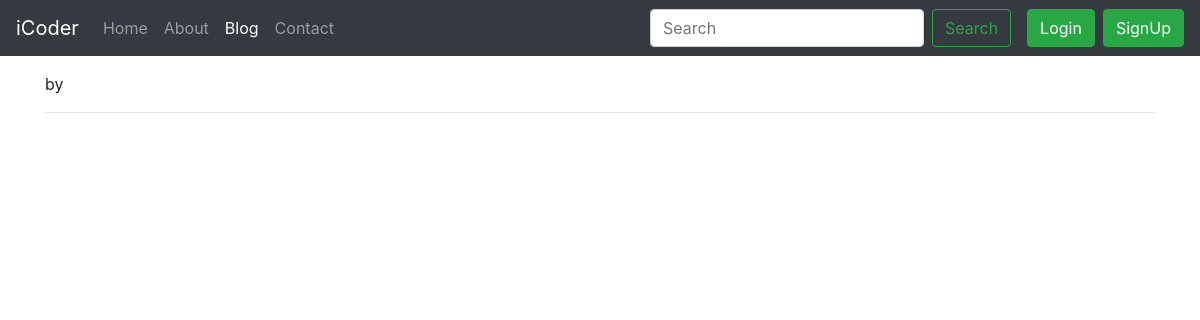
/blog/first-post, run on an earlier commit of the app's database.
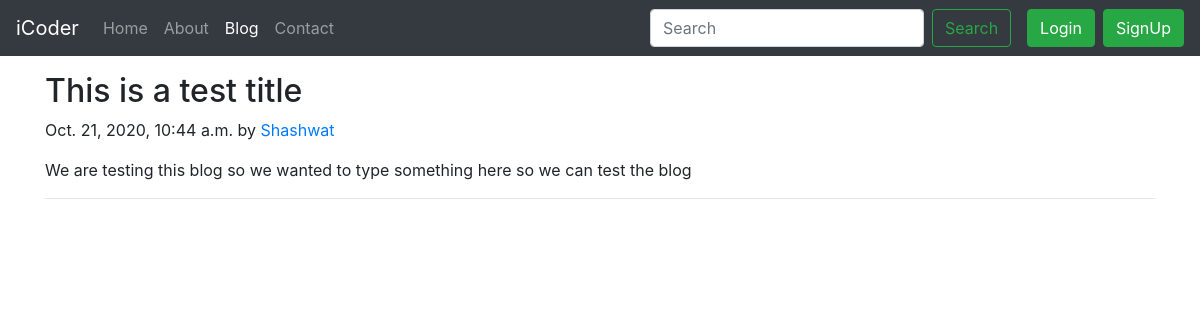
And on a later commit of the database.
### blog/models.py (models this page shows, shortened)
class Post(models.Model):
    sno = models.AutoField(primary_key=True)
    title = models.CharField(max_length=255)
    content = models.TextField()
    author = models.CharField(max_length=20)
    slug = models.CharField(max_length=130)
    timeStamp = models.DateTimeField(blank=True)

### blog/views.py (the view)
# urls.py: path("<str:slug>", views.blogPost, name="blogPost" )
def blogPost(request, slug):
    post = Post.objects.filter(slug=slug).first()
    context = {'post':post}
    return render(request, 'blog/blogPost.html', context)

### templates/blog/blogPost.html (shortened to what this page needs)
{% extends 'base.html' %}
{% block blogactive %}active{% endblock blogactive %}
{% block body %}
<div class="container my-3">
        <h2 class="blog-post-title">{{post.title}}</h2>
        <p class="blog-post-meta">{{post.timeStamp}} by <a href="/about">{{post.author}}</a></p>
        <p>{{post.content}}</p>
        <hr>
      </div>
{% endblock body %}

### templates/base.html (shortened to what this page needs)
<!doctype html>
<html lang="en">
<head>
  <link rel="stylesheet" href="https://cdn.jsdelivr.net/npm/bootstrap@4.5.3/dist/css/bootstrap.min.css"
>
</head>
<body>
  <nav class="navbar navbar-expand-lg navbar-dark bg-dark">
    <a class="navbar-brand" href="/">iCoder</a>
    <div class="collapse navbar-collapse" id="navbarSupportedContent">
      <ul class="navbar-nav mr-auto">
        <li class="nav-item {% block homeactive %}{% endblock homeactive %} ">
          <a class="nav-link" href="/">Home <span class="sr-only">(current)</span></a>
        </li>
        <li class="nav-item {% block aboutactive %}{% endblock aboutactive %} ">
          <a class="nav-link" href="/about">About</a>
        </li>
        <li class="nav-item {% block blogactive %}{% endblock blogactive %} ">
          <a class="nav-link" href="/blog">Blog</a>
        </li>
        <li class="nav-item {% block contactactive %}{% endblock contactactive %} ">
          <a class="nav-link" href="/contact">Contact</a>
        </li>
      </ul>
      <form method="get" action="/search" class="form-inline my-2 my-lg-0 mx-3">
        <input class="form-control mr-sm-2" type="search" placeholder="Search" aria-label="Search" name="query"
          id="query">
        <button class="btn btn-outline-success my-2 my-sm-0" type="submit">Search</button>
      </form>
      <button type="button" class="btn btn-success mr-2" data-toggle="modal" data-target="#loginModal">
        Login
      </button>
      <button type="button" class="btn btn-success" data-toggle="modal" data-target="#signupModal">
        SignUp
      </button>
    </div>
  </nav>
  {% block body %}
  {% endblock body %}
</body>
</html>

What changed in the data, as far as the page shows it:
added Post: title "This is a test title", timeStamp "Oct. 21, 2020, 10:44 a.m.", author "Shashwat", content "We are testing this blog so we wanted to type something here so we can test the blog"
